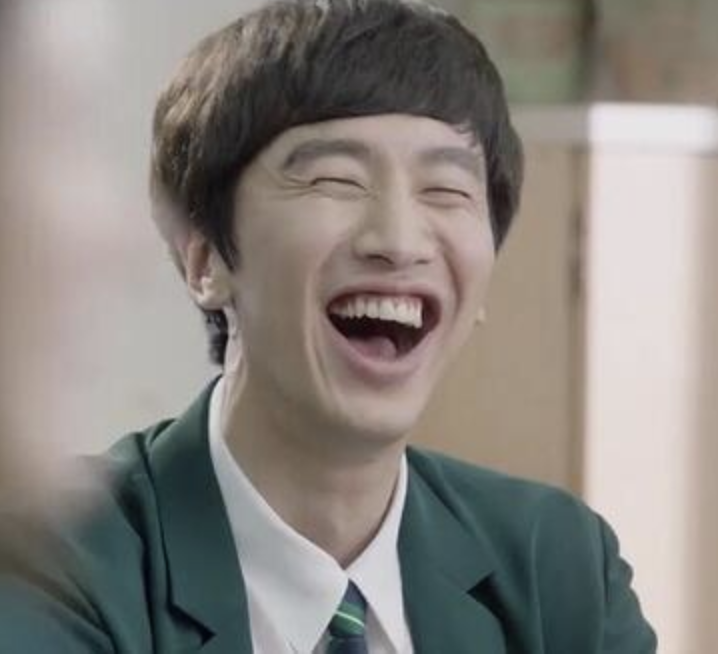
#> input picture tensorflow/test_smile.png, 718 x 656 px, given in place of 0.jpg, which was not available
$ jupyter execute face_extraction.ipynb
#> lines starting #> are read from the running program, lines starting #| are printed output that depends on the picture; after the words box and inside, x2 and y2 are one past the last pixel; in counts of white or black regions, pixels touching at a corner belong together; pictures that were not available may be replaced by others from this repository, and a replacement may not be noted
[cell 1]
import numpy as np
import cv2
from matplotlib import pyplot as plt

face_cascade = cv2.CascadeClassifier('haarcascade_frontalface_default.xml')

img_path = 'data_face/happy/0.jpg'

img = cv2.imread(img_path)
#> img is the input picture: shape (656, 718, 3); mean B, G, R 127.6, 132.7, 137.7
gray = cv2.cvtColor(img, cv2.COLOR_BGR2GRAY)
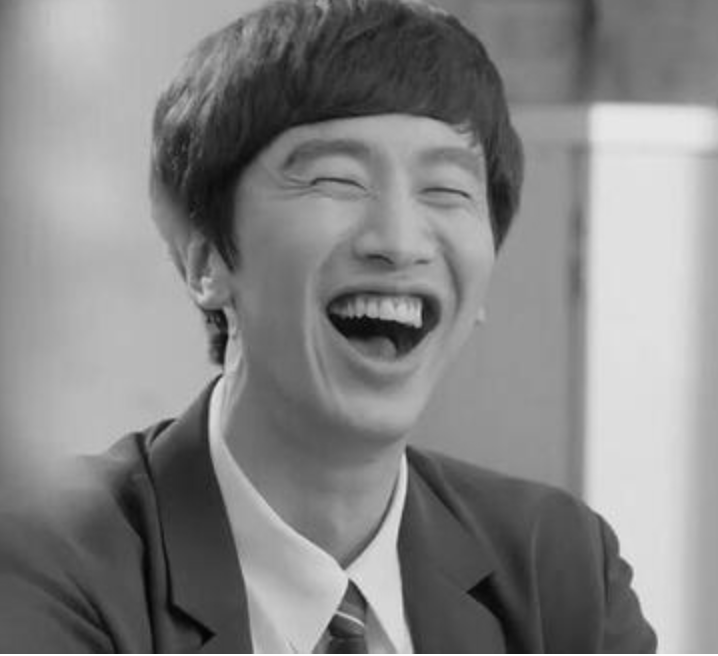
#> gray: shape (656, 718); min 4, max 255, mean 133.6
faces = face_cascade.detectMultiScale(gray, 1.3, 5)
#> faces = [[248, 70, 285, 285]]

for (x,y,w,h) in faces:
    img = cv2.rectangle(img,(x,y),(x+w,y+h),(255,0,0),2)
    roi_gray = gray[y:y+h, x:x+w]
    roi_color = img[y:y+h, x:x+w]
#> this loop made 1 pass
#> pass 1, `img = cv2.rectangle(img,(x,y),(x+w,y+h),(255,0,0),2)`:
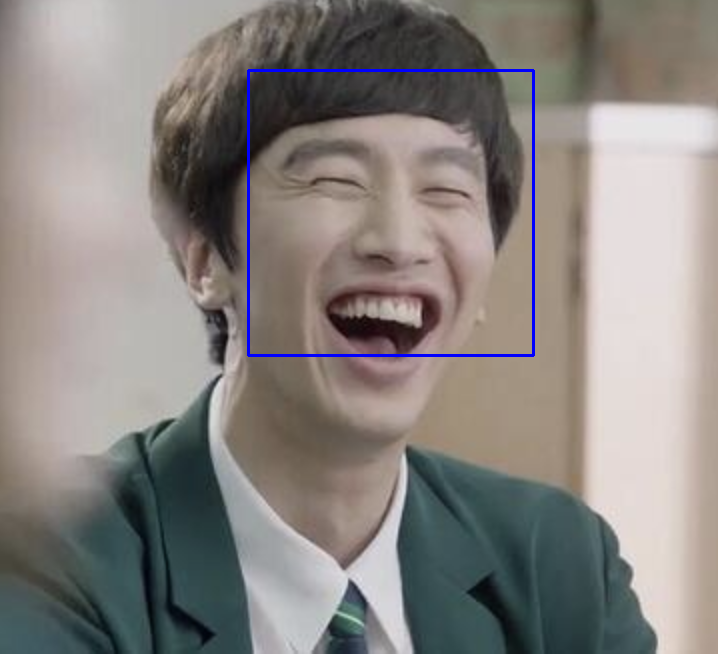
#> img: shape (656, 718, 3); 0.73% of pixels changed, all inside (x1, y1, x2, y2) = (247, 69, 535, 357)
#> pass 1, `roi_gray = gray[y:y+h, x:x+w]`:
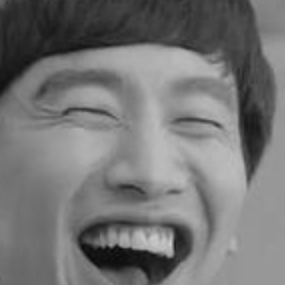
#> roi_gray: shape (285, 285); min 9, max 207, mean 116.9
#> pass 1, `roi_color = img[y:y+h, x:x+w]`:
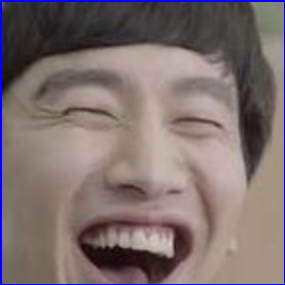
#> roi_color: shape (285, 285, 3); mean B, G, R 110, 111.4, 125.3

plt.imshow(img)
plt.show()

[cell 2]
faces
#> Out = [[248, 70, 285, 285]]

[cell 3]
from PIL import Image

def cropImage(boundaries, img_path, output_img_path):
#> called with boundaries = array of shape (4,), img_path = 'data_face/happy/0.jpg', output_img_path = 'cropped_image.jpg'
    im = Image.open(img_path)
    im_width = im.size[0]
#> im_width = 718
    im_height = im.size[1]
#> im_height = 656
    left = boundaries[0]
#> left = 248
    top = boundaries[1]
#> top = 70
    right = left + boundaries[2]
#> right = 533
    bottom = top + boundaries[3]
#> bottom = 355

    diff_width = right - left
#> diff_width = 285
    diff_height = bottom - top
#> diff_height = 285
    diff = abs(diff_width - diff_height)
#> diff = 0
    if diff_width > diff_height:
        bottom += diff
        bottom = min(bottom, im_height)
    else:
        right += diff
        right = min(right, im_width)

    if max(diff_width, diff_height) < 200:
#         print('the image is too small')
        return None

    im1 = im.crop((left, top, right, bottom))
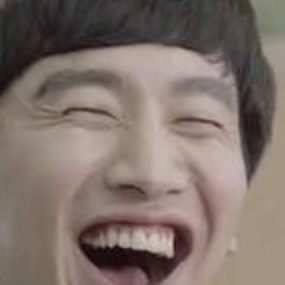
#> im1: PIL image 285x285 RGBA; mean R, G, B, A 127.5, 113.4, 106.5, 255

    newsize = (224, 224)
    im2 = im1.resize(newsize)
    return im2

[cell 4]
image_new = cropImage(faces[0], img_path, 'cropped_image.jpg')

[cell 5]
plt.imshow(image_new)
plt.show()

[cell 6]
def isImageValid(filename):
    try:
        im = Image.open(filename)
        return True
    except IOError:
#         print("the file is not an image")
        return False


FACE_CASCADE = cv2.CascadeClassifier('haarcascade_frontalface_default.xml')

def getFaceBoundary(img_path):
#> called with img_path = 'data_face/happy/0.jpg'
    img = cv2.imread(img_path)
    gray = cv2.cvtColor(img, cv2.COLOR_BGR2GRAY)
    faces = FACE_CASCADE.detectMultiScale(gray, 1.3, 5)
#> faces = [[248, 70, 285, 285]]

    faces = list(faces[0])
#> faces = [248, 70, 285, 285]
    if len(faces) == 0:
#         print('no face detected')
        return None
    return faces


def processOneImage(img_path, output_img_path):
    if not isImageValid(img_path):
        return

    boundaries = getFaceBoundary(img_path)
#> boundaries = [248, 70, 285, 285]
    if boundaries is None:
        return

    im = cropImage(boundaries, img_path, output_img_path)
    im.save(output_img_path, 'JPEG')

[cell 7]
img_path = 'data_face/happy/0.jpg'
output_img_path = 'test_output.jpg'
processOneImage(img_path, output_img_path)

[cell 8]
def processOneDirectory(raw_dir, out_dir):
    raw_image_files = os.listdir(raw_dir)
    for i in range(0, len(raw_image_files)):
        input_image_path = os.path.join(raw_dir, raw_image_files[i])
        out_image_path = os.path.join(out_dir, raw_image_files[i])
        try:
            processOneImage(input_image_path, out_image_path)
        except:
#             print('something wrong happens')
            pass

        if i % 200 == 0:
            print(i, raw_dir)

[cell 9]
import os

FACE_RAW_DATASET_PATH = 'data_face/'
dirs = os.listdir(FACE_RAW_DATASET_PATH)
ds = []
for d in dirs:
    if d.isalnum():
        ds.append(os.path.join(FACE_RAW_DATASET_PATH, d))


FACE_EXTRACTED_DATASET_PATH = 'data_face_extracted/'
ds_face = []
for d in ds:
    f = os.path.basename(d)
    f_path = os.path.join(FACE_EXTRACTED_DATASET_PATH, f)
    ds_face.append(f_path)
